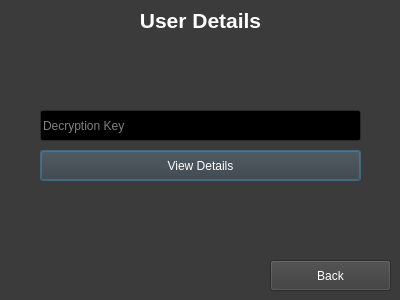
<?xml version="1.0" encoding="UTF-8"?>
<ui version="4.0">
 <class>userdecrypt</class>
 <widget class="QDialog" name="userdecrypt">
  <property name="geometry">
   <rect>
    <x>0</x>
    <y>0</y>
    <width>400</width>
    <height>300</height>
   </rect>
  </property>
  <property name="palette">
   <palette>
    <active>
     <colorrole role="WindowText">
      <brush brushstyle="SolidPattern">
       <color alpha="255">
        <red>255</red>
        <green>255</green>
        <blue>255</blue>
       </color>
      </brush>
     </colorrole>
     <colorrole role="Button">
      <brush brushstyle="SolidPattern">
       <color alpha="255">
        <red>59</red>
        <green>59</green>
        <blue>59</blue>
       </color>
      </brush>
     </colorrole>
     <colorrole role="Light">
      <brush brushstyle="SolidPattern">
       <color alpha="255">
        <red>88</red>
        <green>88</green>
        <blue>88</blue>
       </color>
      </brush>
     </colorrole>
     <colorrole role="Midlight">
      <brush brushstyle="SolidPattern">
       <color alpha="255">
        <red>73</red>
        <green>73</green>
        <blue>73</blue>
       </color>
      </brush>
     </colorrole>
     <colorrole role="Dark">
      <brush brushstyle="SolidPattern">
       <color alpha="255">
        <red>29</red>
        <green>29</green>
        <blue>29</blue>
       </color>
      </brush>
     </colorrole>
     <colorrole role="Mid">
      <brush brushstyle="SolidPattern">
       <color alpha="255">
        <red>39</red>
        <green>39</green>
        <blue>39</blue>
       </color>
      </brush>
     </colorrole>
     <colorrole role="Text">
      <brush brushstyle="SolidPattern">
       <color alpha="255">
        <red>255</red>
        <green>255</green>
        <blue>255</blue>
       </color>
      </brush>
     </colorrole>
     <colorrole role="BrightText">
      <brush brushstyle="SolidPattern">
       <color alpha="255">
        <red>255</red>
        <green>255</green>
        <blue>255</blue>
       </color>
      </brush>
     </colorrole>
     <colorrole role="ButtonText">
      <brush brushstyle="SolidPattern">
       <color alpha="255">
        <red>255</red>
        <green>255</green>
        <blue>255</blue>
       </color>
      </brush>
     </colorrole>
     <colorrole role="Base">
      <brush brushstyle="SolidPattern">
       <color alpha="255">
        <red>0</red>
        <green>0</green>
        <blue>0</blue>
       </color>
      </brush>
     </colorrole>
     <colorrole role="Window">
      <brush brushstyle="SolidPattern">
       <color alpha="255">
        <red>59</red>
        <green>59</green>
        <blue>59</blue>
       </color>
      </brush>
     </colorrole>
     <colorrole role="Shadow">
      <brush brushstyle="SolidPattern">
       <color alpha="255">
        <red>0</red>
        <green>0</green>
        <blue>0</blue>
       </color>
      </brush>
     </colorrole>
     <colorrole role="AlternateBase">
      <brush brushstyle="SolidPattern">
       <color alpha="255">
        <red>29</red>
        <green>29</green>
        <blue>29</blue>
       </color>
      </brush>
     </colorrole>
     <colorrole role="ToolTipBase">
      <brush brushstyle="SolidPattern">
       <color alpha="255">
        <red>255</red>
        <green>255</green>
        <blue>220</blue>
       </color>
      </brush>
     </colorrole>
     <colorrole role="ToolTipText">
      <brush brushstyle="SolidPattern">
       <color alpha="255">
        <red>0</red>
        <green>0</green>
        <blue>0</blue>
       </color>
      </brush>
     </colorrole>
    </active>
    <inactive>
     <colorrole role="WindowText">
      <brush brushstyle="SolidPattern">
       <color alpha="255">
        <red>255</red>
        <green>255</green>
        <blue>255</blue>
       </color>
      </brush>
     </colorrole>
     <colorrole role="Button">
      <brush brushstyle="SolidPattern">
       <color alpha="255">
        <red>59</red>
        <green>59</green>
        <blue>59</blue>
       </color>
      </brush>
     </colorrole>
     <colorrole role="Light">
      <brush brushstyle="SolidPattern">
       <color alpha="255">
        <red>88</red>
        <green>88</green>
        <blue>88</blue>
       </color>
      </brush>
     </colorrole>
     <colorrole role="Midlight">
      <brush brushstyle="SolidPattern">
       <color alpha="255">
        <red>73</red>
        <green>73</green>
        <blue>73</blue>
       </color>
      </brush>
     </colorrole>
     <colorrole role="Dark">
      <brush brushstyle="SolidPattern">
       <color alpha="255">
        <red>29</red>
        <green>29</green>
        <blue>29</blue>
       </color>
      </brush>
     </colorrole>
     <colorrole role="Mid">
      <brush brushstyle="SolidPattern">
       <color alpha="255">
        <red>39</red>
        <green>39</green>
        <blue>39</blue>
       </color>
      </brush>
     </colorrole>
     <colorrole role="Text">
      <brush brushstyle="SolidPattern">
       <color alpha="255">
        <red>255</red>
        <green>255</green>
        <blue>255</blue>
       </color>
      </brush>
     </colorrole>
     <colorrole role="BrightText">
      <brush brushstyle="SolidPattern">
       <color alpha="255">
        <red>255</red>
        <green>255</green>
        <blue>255</blue>
       </color>
      </brush>
     </colorrole>
     <colorrole role="ButtonText">
      <brush brushstyle="SolidPattern">
       <color alpha="255">
        <red>255</red>
        <green>255</green>
        <blue>255</blue>
       </color>
      </brush>
     </colorrole>
     <colorrole role="Base">
      <brush brushstyle="SolidPattern">
       <color alpha="255">
        <red>0</red>
        <green>0</green>
        <blue>0</blue>
       </color>
      </brush>
     </colorrole>
     <colorrole role="Window">
      <brush brushstyle="SolidPattern">
       <color alpha="255">
        <red>59</red>
        <green>59</green>
        <blue>59</blue>
       </color>
      </brush>
     </colorrole>
     <colorrole role="Shadow">
      <brush brushstyle="SolidPattern">
       <color alpha="255">
        <red>0</red>
        <green>0</green>
        <blue>0</blue>
       </color>
      </brush>
     </colorrole>
     <colorrole role="AlternateBase">
      <brush brushstyle="SolidPattern">
       <color alpha="255">
        <red>29</red>
        <green>29</green>
        <blue>29</blue>
       </color>
      </brush>
     </colorrole>
     <colorrole role="ToolTipBase">
      <brush brushstyle="SolidPattern">
       <color alpha="255">
        <red>255</red>
        <green>255</green>
        <blue>220</blue>
       </color>
      </brush>
     </colorrole>
     <colorrole role="ToolTipText">
      <brush brushstyle="SolidPattern">
       <color alpha="255">
        <red>0</red>
        <green>0</green>
        <blue>0</blue>
       </color>
      </brush>
     </colorrole>
    </inactive>
    <disabled>
     <colorrole role="WindowText">
      <brush brushstyle="SolidPattern">
       <color alpha="255">
        <red>29</red>
        <green>29</green>
        <blue>29</blue>
       </color>
      </brush>
     </colorrole>
     <colorrole role="Button">
      <brush brushstyle="SolidPattern">
       <color alpha="255">
        <red>59</red>
        <green>59</green>
        <blue>59</blue>
       </color>
      </brush>
     </colorrole>
     <colorrole role="Light">
      <brush brushstyle="SolidPattern">
       <color alpha="255">
        <red>88</red>
        <green>88</green>
        <blue>88</blue>
       </color>
      </brush>
     </colorrole>
     <colorrole role="Midlight">
      <brush brushstyle="SolidPattern">
       <color alpha="255">
        <red>73</red>
        <green>73</green>
        <blue>73</blue>
       </color>
      </brush>
     </colorrole>
     <colorrole role="Dark">
      <brush brushstyle="SolidPattern">
       <color alpha="255">
        <red>29</red>
        <green>29</green>
        <blue>29</blue>
       </color>
      </brush>
     </colorrole>
     <colorrole role="Mid">
      <brush brushstyle="SolidPattern">
       <color alpha="255">
        <red>39</red>
        <green>39</green>
        <blue>39</blue>
       </color>
      </brush>
     </colorrole>
     <colorrole role="Text">
      <brush brushstyle="SolidPattern">
       <color alpha="255">
        <red>29</red>
        <green>29</green>
        <blue>29</blue>
       </color>
      </brush>
     </colorrole>
     <colorrole role="BrightText">
      <brush brushstyle="SolidPattern">
       <color alpha="255">
        <red>255</red>
        <green>255</green>
        <blue>255</blue>
       </color>
      </brush>
     </colorrole>
     <colorrole role="ButtonText">
      <brush brushstyle="SolidPattern">
       <color alpha="255">
        <red>29</red>
        <green>29</green>
        <blue>29</blue>
       </color>
      </brush>
     </colorrole>
     <colorrole role="Base">
      <brush brushstyle="SolidPattern">
       <color alpha="255">
        <red>59</red>
        <green>59</green>
        <blue>59</blue>
       </color>
      </brush>
     </colorrole>
     <colorrole role="Window">
      <brush brushstyle="SolidPattern">
       <color alpha="255">
        <red>59</red>
        <green>59</green>
        <blue>59</blue>
       </color>
      </brush>
     </colorrole>
     <colorrole role="Shadow">
      <brush brushstyle="SolidPattern">
       <color alpha="255">
        <red>0</red>
        <green>0</green>
        <blue>0</blue>
       </color>
      </brush>
     </colorrole>
     <colorrole role="AlternateBase">
      <brush brushstyle="SolidPattern">
       <color alpha="255">
        <red>59</red>
        <green>59</green>
        <blue>59</blue>
       </color>
      </brush>
     </colorrole>
     <colorrole role="ToolTipBase">
      <brush brushstyle="SolidPattern">
       <color alpha="255">
        <red>255</red>
        <green>255</green>
        <blue>220</blue>
       </color>
      </brush>
     </colorrole>
     <colorrole role="ToolTipText">
      <brush brushstyle="SolidPattern">
       <color alpha="255">
        <red>0</red>
        <green>0</green>
        <blue>0</blue>
       </color>
      </brush>
     </colorrole>
    </disabled>
   </palette>
  </property>
  <property name="windowTitle">
   <string>User Settings</string>
  </property>
  <widget class="QPushButton" name="viewbutton">
   <property name="geometry">
    <rect>
     <x>40</x>
     <y>150</y>
     <width>321</width>
     <height>31</height>
    </rect>
   </property>
   <property name="styleSheet">
    <string notr="true">font: 14pt &quot;Verdana&quot;;</string>
   </property>
   <property name="text">
    <string>View Details</string>
   </property>
  </widget>
  <widget class="QLabel" name="label">
   <property name="geometry">
    <rect>
     <x>0</x>
     <y>0</y>
     <width>401</width>
     <height>41</height>
    </rect>
   </property>
   <property name="text">
    <string>&lt;html&gt;&lt;head/&gt;&lt;body&gt;&lt;p align=&quot;center&quot;&gt;&lt;span style=&quot; font-size:16pt; font-weight:600;&quot;&gt;User Details&lt;/span&gt;&lt;/p&gt;&lt;/body&gt;&lt;/html&gt;</string>
   </property>
  </widget>
  <widget class="QLineEdit" name="decryptionkey">
   <property name="geometry">
    <rect>
     <x>40</x>
     <y>110</y>
     <width>321</width>
     <height>31</height>
    </rect>
   </property>
   <property name="styleSheet">
    <string notr="true">font: 14pt &quot;Verdana&quot;;</string>
   </property>
   <property name="text">
    <string/>
   </property>
   <property name="placeholderText">
    <string>Decryption Key</string>
   </property>
  </widget>
  <widget class="QPushButton" name="backbutton">
   <property name="geometry">
    <rect>
     <x>270</x>
     <y>260</y>
     <width>121</width>
     <height>31</height>
    </rect>
   </property>
   <property name="styleSheet">
    <string notr="true">font: 14pt &quot;Verdana&quot;;</string>
   </property>
   <property name="text">
    <string>Back</string>
   </property>
  </widget>
 </widget>
 <resources/>
 <connections>
  <connection>
   <sender>viewbutton</sender>
   <signal>clicked()</signal>
   <receiver>userdecrypt</receiver>
   <slot>view()</slot>
   <hints>
    <hint type="sourcelabel">
     <x>170</x>
     <y>167</y>
    </hint>
    <hint type="destinationlabel">
     <x>161</x>
     <y>210</y>
    </hint>
   </hints>
  </connection>
  <connection>
   <sender>backbutton</sender>
   <signal>clicked()</signal>
   <receiver>userdecrypt</receiver>
   <slot>back()</slot>
   <hints>
    <hint type="sourcelabel">
     <x>320</x>
     <y>273</y>
    </hint>
    <hint type="destinationlabel">
     <x>273</x>
     <y>232</y>
    </hint>
   </hints>
  </connection>
 </connections>
 <slots>
  <slot>view()</slot>
  <slot>back()</slot>
 </slots>
</ui>
